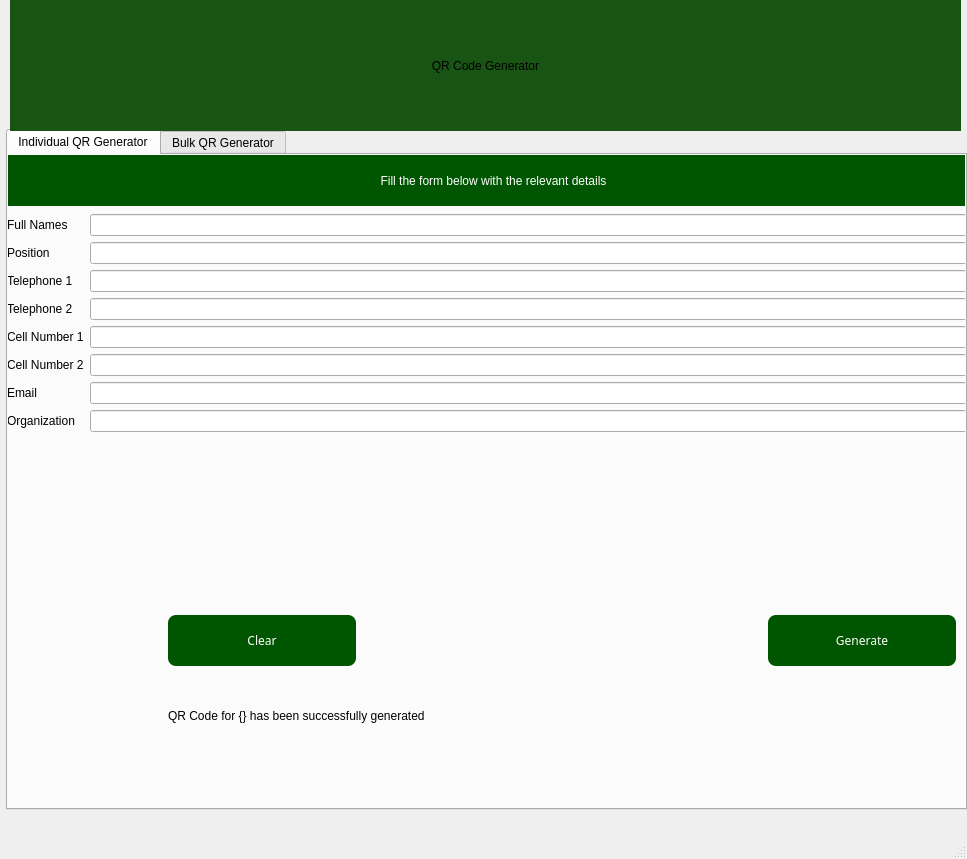
<?xml version="1.0" encoding="UTF-8"?>
<ui version="4.0">
 <class>MainWindow</class>
 <widget class="QMainWindow" name="MainWindow">
  <property name="geometry">
   <rect>
    <x>0</x>
    <y>0</y>
    <width>967</width>
    <height>859</height>
   </rect>
  </property>
  <property name="windowTitle">
   <string>MainWindow</string>
  </property>
  <widget class="QWidget" name="centralwidget">
   <widget class="QTabWidget" name="tabWidget">
    <property name="geometry">
     <rect>
      <x>6</x>
      <y>129</y>
      <width>961</width>
      <height>681</height>
     </rect>
    </property>
    <property name="cursor">
     <cursorShape>PointingHandCursor</cursorShape>
    </property>
    <property name="focusPolicy">
     <enum>Qt::TabFocus</enum>
    </property>
    <property name="styleSheet">
     <string notr="true">font: 16pt &quot;Candara&quot;;</string>
    </property>
    <property name="currentIndex">
     <number>0</number>
    </property>
    <property name="documentMode">
     <bool>false</bool>
    </property>
    <property name="movable">
     <bool>true</bool>
    </property>
    <widget class="QWidget" name="tab">
     <attribute name="title">
      <string>Individual QR Generator</string>
     </attribute>
     <widget class="QLabel" name="label_2">
      <property name="geometry">
       <rect>
        <x>0</x>
        <y>0</y>
        <width>971</width>
        <height>51</height>
       </rect>
      </property>
      <property name="styleSheet">
       <string notr="true">font: 14pt &quot;Candara&quot;;
background-color: rgb(0, 85, 0);
color: rgb(255, 255, 255);</string>
      </property>
      <property name="text">
       <string>Fill the form below with the relevant details</string>
      </property>
      <property name="alignment">
       <set>Qt::AlignCenter</set>
      </property>
     </widget>
     <widget class="QWidget" name="formLayoutWidget">
      <property name="geometry">
       <rect>
        <x>-1</x>
        <y>59</y>
        <width>961</width>
        <height>387</height>
       </rect>
      </property>
      <layout class="QFormLayout" name="formLayout">
       <item row="0" column="0">
        <widget class="QLabel" name="fullNamesLabel">
         <property name="text">
          <string>Full Names</string>
         </property>
        </widget>
       </item>
       <item row="0" column="1">
        <widget class="QLineEdit" name="fullNamesLineEdit">
         <property name="maximumSize">
          <size>
           <width>951</width>
           <height>16777215</height>
          </size>
         </property>
        </widget>
       </item>
       <item row="1" column="0">
        <widget class="QLabel" name="positionLabel">
         <property name="text">
          <string>Position</string>
         </property>
        </widget>
       </item>
       <item row="1" column="1">
        <widget class="QLineEdit" name="positionLineEdit">
         <property name="maximumSize">
          <size>
           <width>951</width>
           <height>16777215</height>
          </size>
         </property>
        </widget>
       </item>
       <item row="2" column="0">
        <widget class="QLabel" name="telephone1Label">
         <property name="text">
          <string>Telephone 1</string>
         </property>
        </widget>
       </item>
       <item row="2" column="1">
        <widget class="QLineEdit" name="telephone1LineEdit">
         <property name="maximumSize">
          <size>
           <width>951</width>
           <height>16777215</height>
          </size>
         </property>
        </widget>
       </item>
       <item row="3" column="0">
        <widget class="QLabel" name="telephone2Label">
         <property name="text">
          <string>Telephone 2</string>
         </property>
        </widget>
       </item>
       <item row="3" column="1">
        <widget class="QLineEdit" name="telephone2LineEdit">
         <property name="maximumSize">
          <size>
           <width>951</width>
           <height>16777215</height>
          </size>
         </property>
        </widget>
       </item>
       <item row="4" column="0">
        <widget class="QLabel" name="cellNumber1Label">
         <property name="text">
          <string>Cell Number 1</string>
         </property>
        </widget>
       </item>
       <item row="4" column="1">
        <widget class="QLineEdit" name="cellNumber1LineEdit">
         <property name="maximumSize">
          <size>
           <width>951</width>
           <height>16777215</height>
          </size>
         </property>
        </widget>
       </item>
       <item row="5" column="0">
        <widget class="QLabel" name="cellNumber2Label">
         <property name="text">
          <string>Cell Number 2</string>
         </property>
        </widget>
       </item>
       <item row="5" column="1">
        <widget class="QLineEdit" name="cellNumber2LineEdit">
         <property name="maximumSize">
          <size>
           <width>951</width>
           <height>16777215</height>
          </size>
         </property>
        </widget>
       </item>
       <item row="6" column="0">
        <widget class="QLabel" name="emailLabel">
         <property name="text">
          <string>Email</string>
         </property>
        </widget>
       </item>
       <item row="6" column="1">
        <widget class="QLineEdit" name="emailLineEdit">
         <property name="maximumSize">
          <size>
           <width>951</width>
           <height>16777215</height>
          </size>
         </property>
        </widget>
       </item>
       <item row="7" column="0">
        <widget class="QLabel" name="organizationLabel">
         <property name="text">
          <string>Organization</string>
         </property>
        </widget>
       </item>
       <item row="7" column="1">
        <widget class="QLineEdit" name="organizationLineEdit">
         <property name="maximumSize">
          <size>
           <width>951</width>
           <height>16777215</height>
          </size>
         </property>
        </widget>
       </item>
      </layout>
     </widget>
     <widget class="QPushButton" name="pushButton_5">
      <property name="geometry">
       <rect>
        <x>160</x>
        <y>460</y>
        <width>188</width>
        <height>51</height>
       </rect>
      </property>
      <property name="focusPolicy">
       <enum>Qt::WheelFocus</enum>
      </property>
      <property name="styleSheet">
       <string notr="true">
  background-color: rgb(0, 85, 0);
  border-radius: 8px;
  border-style: none;
  box-sizing: border-box;
  color: #FFFFFF;
  cursor: pointer;
  display: inline-block;
  font-family: Candara;
  height: 40px;
  line-height: 20px;
  margin: 0;
  outline: none;
  padding: 10px 16px;
</string>
      </property>
      <property name="text">
       <string>Clear</string>
      </property>
     </widget>
     <widget class="QPushButton" name="pushButton_6">
      <property name="geometry">
       <rect>
        <x>760</x>
        <y>460</y>
        <width>188</width>
        <height>51</height>
       </rect>
      </property>
      <property name="focusPolicy">
       <enum>Qt::WheelFocus</enum>
      </property>
      <property name="styleSheet">
       <string notr="true">
  background-color: rgb(0, 85, 0);
  border-radius: 8px;
  border-style: none;
  box-sizing: border-box;
  color: #FFFFFF;
  cursor: pointer;
  display: inline-block;
  font-family: Candara;
  height: 40px;
  line-height: 20px;
  margin: 0;
  outline: none;
  padding: 10px 16px;
</string>
      </property>
      <property name="text">
       <string>Generate</string>
      </property>
     </widget>
     <widget class="QLabel" name="label_4">
      <property name="geometry">
       <rect>
        <x>160</x>
        <y>540</y>
        <width>781</width>
        <height>41</height>
       </rect>
      </property>
      <property name="text">
       <string>QR Code for {} has been successfully generated</string>
      </property>
     </widget>
    </widget>
    <widget class="QWidget" name="tab_2">
     <attribute name="title">
      <string>Bulk QR Generator</string>
     </attribute>
     <widget class="QLabel" name="label_3">
      <property name="geometry">
       <rect>
        <x>0</x>
        <y>0</y>
        <width>951</width>
        <height>51</height>
       </rect>
      </property>
      <property name="styleSheet">
       <string notr="true">font: 14pt &quot;Candara&quot;;
background-color: rgb(0, 85, 0);
color: rgb(255, 255, 255);</string>
      </property>
      <property name="text">
       <string>Load the json file</string>
      </property>
      <property name="alignment">
       <set>Qt::AlignCenter</set>
      </property>
     </widget>
     <widget class="QPushButton" name="pushButton_3">
      <property name="geometry">
       <rect>
        <x>50</x>
        <y>170</y>
        <width>188</width>
        <height>51</height>
       </rect>
      </property>
      <property name="focusPolicy">
       <enum>Qt::WheelFocus</enum>
      </property>
      <property name="styleSheet">
       <string notr="true">
  background-color: rgb(0, 85, 0);
  border-radius: 8px;
  border-style: none;
  box-sizing: border-box;
  color: #FFFFFF;
  cursor: pointer;
  display: inline-block;
  font-family: Candara;
  height: 40px;
  line-height: 20px;
  margin: 0;
  outline: none;
  padding: 10px 16px;
</string>
      </property>
      <property name="text">
       <string>Clear</string>
      </property>
     </widget>
     <widget class="QPushButton" name="pushButton_4">
      <property name="geometry">
       <rect>
        <x>657</x>
        <y>170</y>
        <width>231</width>
        <height>51</height>
       </rect>
      </property>
      <property name="focusPolicy">
       <enum>Qt::WheelFocus</enum>
      </property>
      <property name="styleSheet">
       <string notr="true">
  background-color: rgb(0, 85, 0);
  border-radius: 8px;
  border-style: none;
  box-sizing: border-box;
  color: #FFFFFF;
  cursor: pointer;
  display: inline-block;
  font-family: Candara;
  height: 40px;
  line-height: 20px;
  margin: 0;
  outline: none;
  padding: 10px 16px;
</string>
      </property>
      <property name="text">
       <string>Generate Codes</string>
      </property>
     </widget>
     <widget class="QPushButton" name="open_dialog">
      <property name="geometry">
       <rect>
        <x>0</x>
        <y>60</y>
        <width>951</width>
        <height>41</height>
       </rect>
      </property>
      <property name="text">
       <string>Select json or .txt file ...</string>
      </property>
     </widget>
     <widget class="QLabel" name="show_selected_file">
      <property name="geometry">
       <rect>
        <x>-2</x>
        <y>120</y>
        <width>951</width>
        <height>31</height>
       </rect>
      </property>
      <property name="minimumSize">
       <size>
        <width>951</width>
        <height>0</height>
       </size>
      </property>
      <property name="text">
       <string/>
      </property>
      <property name="alignment">
       <set>Qt::AlignCenter</set>
      </property>
     </widget>
     <widget class="QLabel" name="success">
      <property name="geometry">
       <rect>
        <x>0</x>
        <y>289</y>
        <width>951</width>
        <height>31</height>
       </rect>
      </property>
      <property name="minimumSize">
       <size>
        <width>951</width>
        <height>0</height>
       </size>
      </property>
      <property name="frameShadow">
       <enum>QFrame::Raised</enum>
      </property>
      <property name="text">
       <string/>
      </property>
      <property name="alignment">
       <set>Qt::AlignCenter</set>
      </property>
     </widget>
    </widget>
   </widget>
   <widget class="QLabel" name="label">
    <property name="geometry">
     <rect>
      <x>10</x>
      <y>0</y>
      <width>951</width>
      <height>131</height>
     </rect>
    </property>
    <property name="minimumSize">
     <size>
      <width>951</width>
      <height>0</height>
     </size>
    </property>
    <property name="styleSheet">
     <string notr="true">font: 700 20pt &quot;Candara&quot;;
color: &quot;#fff&quot;;
background: rgb(24, 84, 19)</string>
    </property>
    <property name="text">
     <string>QR Code Generator</string>
    </property>
    <property name="alignment">
     <set>Qt::AlignCenter</set>
    </property>
   </widget>
  </widget>
  <widget class="QMenuBar" name="menubar">
   <property name="geometry">
    <rect>
     <x>0</x>
     <y>0</y>
     <width>967</width>
     <height>22</height>
    </rect>
   </property>
  </widget>
  <widget class="QStatusBar" name="statusbar"/>
 </widget>
 <resources/>
 <connections/>
</ui>
